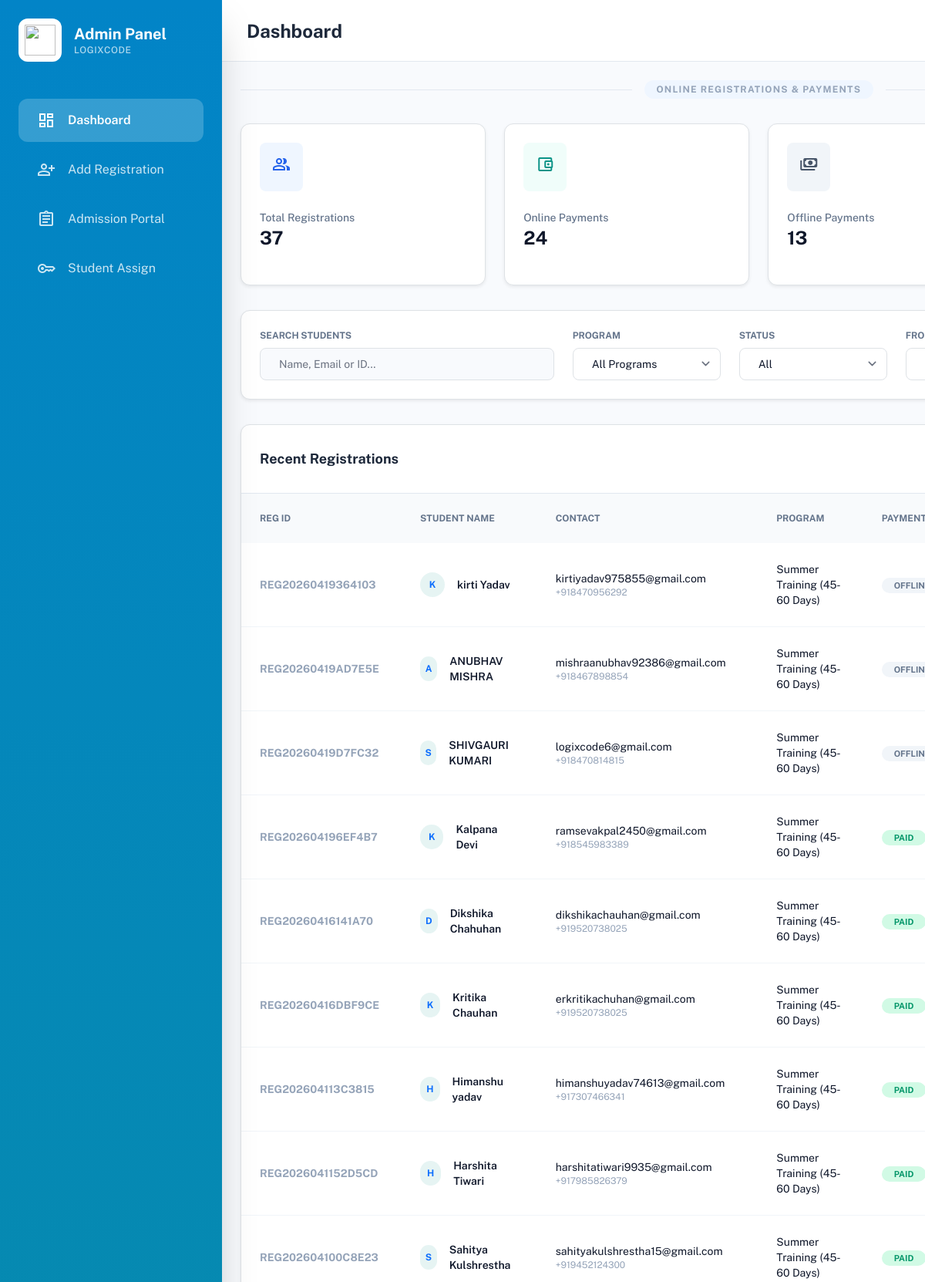
Page /admin/dashboard.php (signed in, upper part) on the committed database.
### tables this page shows
CREATE TABLE `payments` (
  `id` int(11) NOT NULL,
  `registration_id` varchar(50) NOT NULL,
  `payment_gateway_id` varchar(255) NOT NULL,
  `amount` decimal(10,2) NOT NULL,
  `currency` varchar(10) NOT NULL DEFAULT 'INR',
  `status` enum('SUCCESS','FAILED','PENDING','OFFLINE') NOT NULL,
  `created_at` timestamp NULL DEFAULT current_timestamp()
);

CREATE TABLE `registrations` (
  `id` int(11) NOT NULL,
  `registration_id` varchar(50) NOT NULL,
  `first_name` varchar(100) NOT NULL,
  `last_name` varchar(100) NOT NULL,
  `email` varchar(255) NOT NULL,
  `phone` varchar(20) NOT NULL,
  `dob` date NOT NULL,
  `gender` enum('male','female','other') NOT NULL,
  `address` text NOT NULL,
  `qualification` varchar(100) NOT NULL,
  `percentage` varchar(20) NOT NULL,
  `college` varchar(255) DEFAULT NULL,
  `year_of_passing` varchar(4) DEFAULT NULL,
  `program` varchar(255) NOT NULL,
  `experience` text DEFAULT NULL,
  `motivation` text DEFAULT NULL,
  `updates_opt_in` tinyint(1) DEFAULT 0,
  `payment_mode` enum('ONLINE','OFFLINE') NOT NULL,
  `created_at` timestamp NULL DEFAULT current_timestamp()
);

### admin/dashboard.php (the view, shortened to what this page needs)
<?php
require_once __DIR__ . '/../config/db.php';
$filters = [
    'program'        => $_GET['program'] ?? '',
    'payment_status' => $_GET['payment_status'] ?? '',
    'date_from'      => $_GET['date_from'] ?? '',
    'date_to'        => $_GET['date_to'] ?? '',
    'search'         => $_GET['search'] ?? ''
];
$sql    = "SELECT r.*, p.payment_gateway_id, p.amount, p.status as payment_status
           FROM registrations r
           LEFT JOIN payments p ON r.registration_id = p.registration_id
           WHERE 1=1";
$params = [];
$sql .= " ORDER BY r.created_at DESC";
$stmt          = $pdo->prepare($sql);
$stmt->execute($params);
$registrations = $stmt->fetchAll();
$statsQuery = "SELECT
    COUNT(*) as total_registrations,
    SUM(CASE WHEN payment_mode = 'ONLINE' THEN 1 ELSE 0 END) as online_payments,
    SUM(CASE WHEN payment_mode = 'OFFLINE' THEN 1 ELSE 0 END) as offline_payments,
    (SELECT SUM(amount) FROM payments WHERE status IN ('SUCCESS', 'OFFLINE')) as total_revenue
    FROM registrations";
$stats = $pdo->query($statsQuery)->fetch();
?>
<!DOCTYPE html>
<html class="light" lang="en">
<head>
<link href="https://cdn.jsdelivr.net/npm/bootstrap@5.3.0/dist/css/bootstrap.min.css" rel="stylesheet">
<script src="https://cdn.tailwindcss.com?plugins=forms,container-queries"></script>
<script id="tailwind-config">
    tailwind.config = {
        darkMode: "class",
        theme: {
            extend: {
                colors: {
                    "primary": "#0d9488",
                    "secondary": "#0284c7",
                    "background-light": "#f8fafd",
                    "background-dark": "#0f172a",
                },
                fontFamily: { "display": ["Public Sans", "sans-serif"] },
                borderRadius: {"DEFAULT": "0.25rem", "lg": "0.5rem", "xl": "0.75rem", "full": "9999px"},
            },
        },
    }
</script>
</head>
<body class="bg-background-light dark:bg-background-dark font-display text-slate-900 dark:text-slate-100">
<div class="flex min-h-screen overflow-hidden">
<?php include "sidebar.php" ?>
<main class="flex-1 ml-72 min-h-screen flex flex-col">
<header class="h-20 bg-white dark:bg-slate-900 border-b border-slate-200 dark:border-slate-800 flex items-center justify-between px-8 sticky top-0 z-40">
<div class="flex items-center gap-4">
  <h2 class="text-2xl font-bold text-slate-800 dark:text-white">Dashboard</h2>
</div>
</header>
<div class="p-4 md:p-8 space-y-8">
<div class="flex items-center gap-3">
  <div class="h-px flex-1 bg-slate-200 dark:bg-slate-700"></div>
  <span class="text-xs font-bold uppercase tracking-widest text-slate-400 px-3 py-1 bg-blue-50 dark:bg-blue-900/20 text-blue-600 rounded-full">
    Online Registrations & Payments
  </span>
  <div class="h-px flex-1 bg-slate-200 dark:bg-slate-700"></div>
</div>
<div class="grid grid-cols-1 sm:grid-cols-2 lg:grid-cols-4 gap-4 md:gap-6">
  <div class="bg-white dark:bg-slate-900 p-6 rounded-xl shadow-sm border border-slate-200 dark:border-slate-800 flex flex-col gap-4">
    <div class="p-3 rounded-lg bg-blue-50 text-blue-600 w-fit"><span class="material-symbols-outlined">group</span></div>
    <div>
      <p class="text-slate-500 text-sm font-medium">Total Registrations</p>
      <h3 class="text-2xl font-bold"><?= number_format($stats['total_registrations']) ?></h3>
    </div>
  </div>
  <div class="bg-white dark:bg-slate-900 p-6 rounded-xl shadow-sm border border-slate-200 dark:border-slate-800 flex flex-col gap-4">
    <div class="p-3 rounded-lg bg-teal-50 text-teal-600 w-fit"><span class="material-symbols-outlined">account_balance_wallet</span></div>
    <div>
      <p class="text-slate-500 text-sm font-medium">Online Payments</p>
      <h3 class="text-2xl font-bold"><?= number_format($stats['online_payments']) ?></h3>
    </div>
  </div>
  <div class="bg-white dark:bg-slate-900 p-6 rounded-xl shadow-sm border border-slate-200 dark:border-slate-800 flex flex-col gap-4">
    <div class="p-3 rounded-lg bg-slate-100 text-slate-600 w-fit"><span class="material-symbols-outlined">payments</span></div>
    <div>
      <p class="text-slate-500 text-sm font-medium">Offline Payments</p>
      <h3 class="text-2xl font-bold"><?= number_format($stats['offline_payments']) ?></h3>
    </div>
  </div>
</div>
<section class="bg-white dark:bg-slate-900 p-6 rounded-xl shadow-sm border border-slate-200 dark:border-slate-800">
<form method="GET" action="">
  <div class="flex flex-col lg:flex-row lg:items-end gap-4">
    <div class="flex-1">
      <label class="block text-xs font-bold text-slate-500 uppercase mb-2">Search Students</label>
      <input name="search" value="<?= htmlspecialchars($filters['search']) ?>"
             class="w-full px-4 py-2.5 bg-background-light dark:bg-slate-800 border rounded-lg text-sm"
             placeholder="Name, Email or ID..." type="text"/>
    </div>
    <div class="w-48">
      <label class="block text-xs font-bold text-slate-500 uppercase mb-2">Program</label>
      <select name="program" class="w-full px-4 py-2.5 border rounded-lg text-sm">
        <option value="">All Programs</option>
      </select>
    </div>
    <div class="w-48">
      <label class="block text-xs font-bold text-slate-500 uppercase mb-2">Status</label>
      <select name="payment_status" class="w-full px-4 py-2.5 border rounded-lg text-sm">
        <option value="">All</option>
      </select>
    </div>
    <div class="w-40">
      <label class="block text-xs font-bold text-slate-500 uppercase mb-2">From</label>
      <input type="date" name="date_from" value="<?= htmlspecialchars($filters['date_from']) ?>" class="w-full px-4 py-2.5 border rounded-lg text-sm"/>
    </div>
  </div>
</form>
</section>
<section class="bg-white dark:bg-slate-900 rounded-xl shadow-sm border border-slate-200 dark:border-slate-800 overflow-hidden">
<div class="p-6 border-b border-slate-200 dark:border-slate-800 flex justify-between items-center">
  <h3 class="text-lg font-bold text-slate-800 dark:text-white">Recent Registrations</h3>
</div>
<div class="overflow-x-auto">
<table class="w-full text-left">
  <thead class="bg-slate-50 dark:bg-slate-800/50">
    <tr>
      <th class="px-6 py-4 text-xs font-bold text-slate-500 uppercase">Reg ID</th>
      <th class="px-6 py-4 text-xs font-bold text-slate-500 uppercase">Student Name</th>
      <th class="px-6 py-4 text-xs font-bold text-slate-500 uppercase">Contact</th>
      <th class="px-6 py-4 text-xs font-bold text-slate-500 uppercase">Program</th>
      <th class="px-6 py-4 text-xs font-bold text-slate-500 uppercase">Payment</th>
    </tr>
  </thead>
  <tbody class="divide-y divide-slate-100 dark:divide-slate-800">
    <?php if (count($registrations) > 0): ?>
      <?php foreach ($registrations as $reg): ?>
      <tr class="hover:bg-slate-50 dark:hover:bg-slate-800/30 transition-colors">
        <td class="px-6 py-4 text-sm font-bold text-slate-400"><?= htmlspecialchars($reg['registration_id']) ?></td>
        <td class="px-6 py-4">
          <div class="flex items-center gap-3">
            <div class="w-8 h-8 rounded-full bg-primary/10 flex items-center justify-center text-primary font-bold text-xs">
              <?= strtoupper(substr($reg['first_name'],0,1)) ?>
            </div>
            <span class="text-sm font-semibold"><?= htmlspecialchars($reg['first_name'].' '.$reg['last_name']) ?></span>
          </div>
        </td>
        <td class="px-6 py-4">
          <p class="text-sm"><a target="_blank" href="mailto:<?= htmlspecialchars($reg['email']) ?>"><?= htmlspecialchars($reg['email']) ?></a></p>
          <p class="text-xs text-slate-400"><a target="_blank" href="tel:<?= htmlspecialchars($reg['phone']) ?>"><?= htmlspecialchars($reg['phone']) ?></a></p>
        </td>
        <td class="px-6 py-4 text-sm"><?= htmlspecialchars($reg['program']) ?></td>
        <td class="px-6 py-4">
          <?php if ($reg['payment_status'] === 'SUCCESS'): ?>
            <span class="px-3 py-1 bg-emerald-100 text-emerald-600 rounded-full text-[11px] font-bold">PAID</span>
          <?php elseif ($reg['payment_mode'] === 'OFFLINE'): ?>
            <span class="px-3 py-1 bg-slate-100 text-slate-500 rounded-full text-[11px] font-bold">OFFLINE</span>
          <?php else: ?>
            <span class="px-3 py-1 bg-amber-100 text-amber-600 rounded-full text-[11px] font-bold"><?= $reg['payment_status'] ?: 'PENDING' ?></span>
          <?php endif; ?>
        </td>
      </tr>
      <?php endforeach; ?>
    <?php else: ?>
      <tr><td colspan="8" class="text-center py-6 text-slate-400">No registrations found</td></tr>
    <?php endif; ?>
  </tbody>
</table>
</div>
</section>
</div>
</main>
</div>
</body>
</html>

### admin/sidebar.php (shortened to what this page needs)
<?php
$currentPage = basename($_SERVER['PHP_SELF']);
?>
<aside id="sidebar"
class="w-72 sidebar-gradient text-white flex flex-col fixed inset-y-0 left-0 z-50 shadow-2xl transform -translate-x-full lg:translate-x-0 transition-transform duration-300 ease-in-out">
<div class="p-6 flex items-center gap-3">
<div class="bg-white p-2 rounded-xl backdrop-blur-md">
<img class="h-10 w-10" src="https://res.cloudinary.com/de7mh41io/image/upload/v1749888137/logixcode-logo.webp" alt="" srcset="">
</div>
<div>
<h1 class="text-xl font-bold leading-tight">Admin Panel</h1>
<p class="text-white/70 text-xs font-medium uppercase tracking-wider">LogixCode</p>
</div>
</div>
<nav class="flex-1 px-4 mt-4 space-y-2">
<a href="dashboard.php"
class="flex items-center gap-3 px-4 py-3 rounded-xl transition-all
<?= $currentPage == 'dashboard.php'
? 'bg-white/20 text-white font-semibold'
: 'hover:bg-white/10 text-white/80 hover:text-white' ?>">
<span class="material-symbols-outlined">dashboard</span>
<span>Dashboard</span>
</a>
<a href="add-registration.php"
class="flex items-center gap-3 px-4 py-3 rounded-xl transition-all
<?= $currentPage == 'add-registration.php'
? 'bg-white/20 text-white font-semibold'
: 'hover:bg-white/10 text-white/80 hover:text-white' ?>">
<span class="material-symbols-outlined">person_add</span>
<span>Add Registration</span>
</a>
<a href="admissions.php"
class="flex items-center gap-3 px-4 py-3 rounded-xl transition-all
<?= $currentPage == 'admissions.php'
? 'bg-white/20 text-white font-semibold'
: 'hover:bg-white/10 text-white/80 hover:text-white' ?>">
<span class="material-symbols-outlined">assignment</span>
<span>Admission Portal</span>
</a>
<a href="assign-student.php"
class="flex items-center gap-3 px-4 py-3 rounded-xl transition-all
<?= $currentPage == 'assign-student.php'
? 'bg-white/20 text-white font-semibold'
: 'hover:bg-white/10 text-white/80 hover:text-white' ?>">
<span class="material-symbols-outlined">key</span>
<span>Student Assign</span>
</a>
</nav>
</aside>

### admin/dashboard.php (style rules this page uses)
body { font-family: 'Public Sans', sans-serif; }

### admin/sidebar.php (style rules this page uses)
.sidebar-gradient { background: linear-gradient(180deg, #0284c7 0%, #0d9488 100%); }

### rows in the picture
payments: registrations.registration_id "REG20260419364103", registrations.first_name "K", registrations.first_name+last_name "kirti Yadav", registrations.email "kirtiyadav975855@gmail.com", registrations.phone "+918470956292", registrations.program "Summer Training (45-60 Days)", status "OFFLINE"
payments: registrations.registration_id "REG20260419AD7E5E", registrations.first_name "A", registrations.first_name+last_name "ANUBHAV MISHRA", registrations.email "mishraanubhav92386@gmail.com", registrations.phone "+918467898854", registrations.program "Summer Training (45-60 Days)", status "OFFLINE"
payments: registrations.registration_id "REG20260419D7FC32", registrations.first_name "S", registrations.first_name+last_name "SHIVGAURI KUMARI", registrations.email "logixcode6@gmail.com", registrations.phone "+918470814815", registrations.program "Summer Training (45-60 Days)", status "OFFLINE"
payments: registrations.registration_id "REG202604196EF4B7", registrations.first_name "K", registrations.first_name+last_name "Kalpana Devi", registrations.email "ramsevakpal2450@gmail.com", registrations.phone "+918545983389", registrations.program "Summer Training (45-60 Days)", status "PAID"
payments: registrations.registration_id "REG20260416141A70", registrations.first_name "D", registrations.first_name+last_name "Dikshika Chahuhan", registrations.email "dikshikachauhan@gmail.com", registrations.phone "+919520738025", registrations.program "Summer Training (45-60 Days)", status "PAID"
payments: registrations.registration_id "REG20260416DBF9CE", registrations.first_name "K", registrations.first_name+last_name "Kritika Chauhan", registrations.email "erkritikachuhan@gmail.com", registrations.phone "+919520738025", registrations.program "Summer Training (45-60 Days)", status "PAID"
payments: registrations.registration_id "REG202604113C3815", registrations.first_name "H", registrations.first_name+last_name "Himanshu yadav", registrations.email "himanshuyadav74613@gmail.com", registrations.phone "+917307466341", registrations.program "Summer Training (45-60 Days)", status "PAID"
payments: registrations.registration_id "REG2026041152D5CD", registrations.first_name "H", registrations.first_name+last_name "Harshita Tiwari", registrations.email "harshitatiwari9935@gmail.com", registrations.phone "+917985826379", registrations.program "Summer Training (45-60 Days)", status "PAID"
payments: registrations.registration_id "REG202604100C8E23", registrations.first_name "S", registrations.first_name+last_name "Sahitya Kulshrestha", registrations.email "sahityakulshrestha15@gmail.com", registrations.phone "+919452124300", registrations.program "Summer Training (45-60 Days)", status "PAID"

### other values in the picture
$stats['total_registrations'] "37"
$stats['online_payments'] "24"
$stats['offline_payments'] "13"
